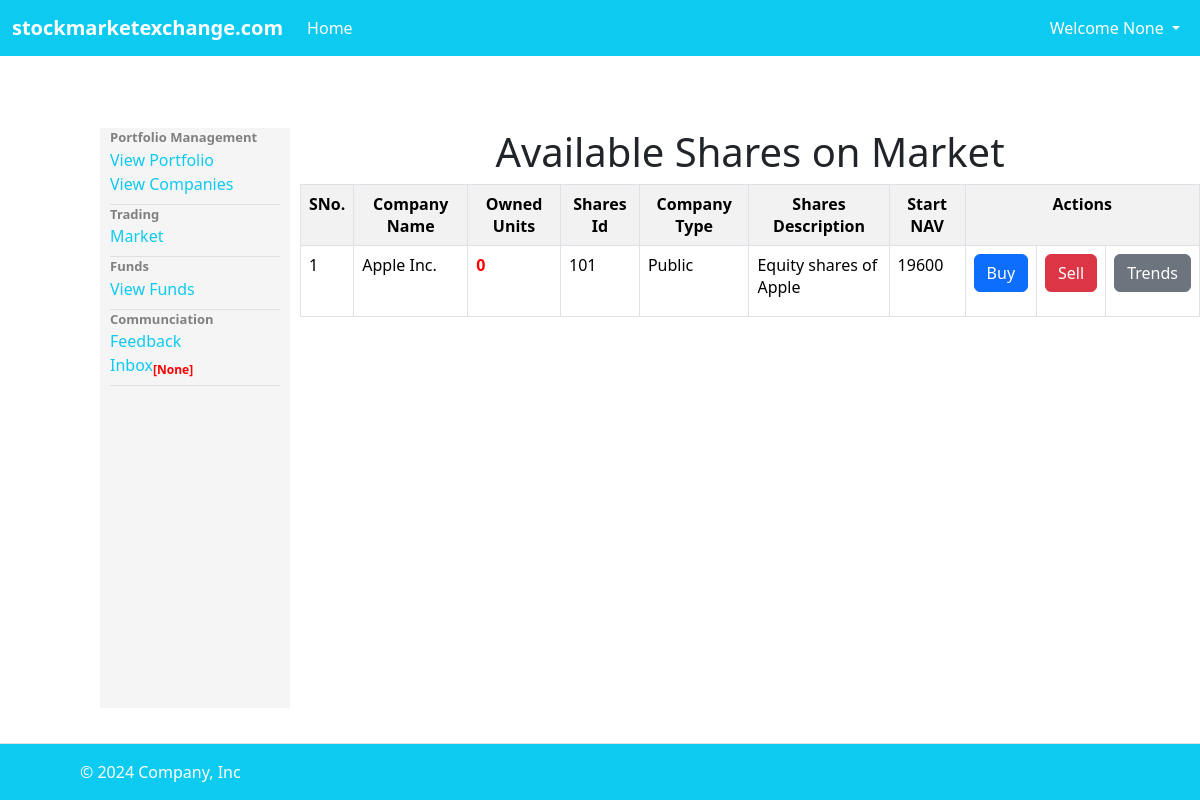
The app's page /viewshares with its own data.
### tables this page shows
CREATE TABLE Shares (CompanyName VARCHAR(255),SharesId VARCHAR(255),CompanyType VARCHAR(255),SharesDescription VARCHAR(255),TotalShares INT(10),SharesSold INT(10),SharesLeft INT(10),StartNAV DECIMAL(12,2),date_share DATE);

### app.py (the view)
@app.route('/viewshares')
def viewshares():
    userid = session.get('UserId')
    Username1 = session.get('Username')
    tips = session.get('tips')
    with sqlite3.connect('database.db') as con:
        cur = con.cursor()
        cur.execute('SELECT Shares.rowid, Shares.CompanyName , IFNULL(BuyShares.Units, 0) as OwnedUnits , Shares.SharesId, Shares.CompanyType, Shares.SharesDescription, Shares.StartNAV FROM Shares LEFT JOIN BuyShares ON Shares.SharesId = BuyShares.SharesId AND BuyShares.UserId = ?', (userid,))
        rows = cur.fetchall()
        con.commit()
        return render_template("viewshares.html",rows=rows,Username1=Username1,tips=tips)

### templates/viewshares.html (shortened to what this page needs)
{% extends "userlogin.html" %}
{% block body %}
<h1 style="text-align: center;">Available Shares on Market</h1>
<table style="width: 900px;" class="table table-striped table-bordered">
    <tr style="text-align: center;">
        <th>SNo.</th>
        <th>Company Name</th>
        <th>Owned Units</th>
        <th>Shares Id</th>
        <th>Company Type</th>
        <th>Shares Description</th>
        <th>Start NAV</th>
        <th colspan="3">Actions</th>
    </tr>
    {% for row in rows %}
    <tr>
        <td>{{ row[0] }}</td>
        <td>{{ row[1] }}</td>
        <td style="color: red;"><b>{{ row[2] }}</b></td>
        <td>{{ row[3] }}</td>
        <td>{{ row[4] }}</td>
        <td>{{ row[5] }}</td>
        <td>{{ row[6] }}</td>
        <td>
            <form action="/buynew" method="post"><input type="hidden" name="id" value="{{ row[0] }}"><input
                    type="submit" value="Buy" class="btn btn-primary"></form>
        </td>
        <td>
            <form action="/sellnew" method="post"><input type="hidden" name="id" value="{{ row[0] }}"><input
                    type="submit" value="Sell" class="btn btn-danger"></form>
        </td>
        <td>
            <form action="/trends" method="post"><input type="hidden" name="id" value="{{ row[0] }}"><input
                    type="submit" value="Trends" class="btn btn-secondary"></form>
        </td>
    </tr>
    {% endfor %}
</table>
{% endblock %}

### records on screen
Shares: rowid "1", CompanyName "Apple Inc.", SharesSold "0", SharesId "101", CompanyType "Public", SharesDescription "Equity shares of Apple", StartNAV "19600"

### other values on screen
{{ Username1 }} "None"
{{ tips }} "None"
